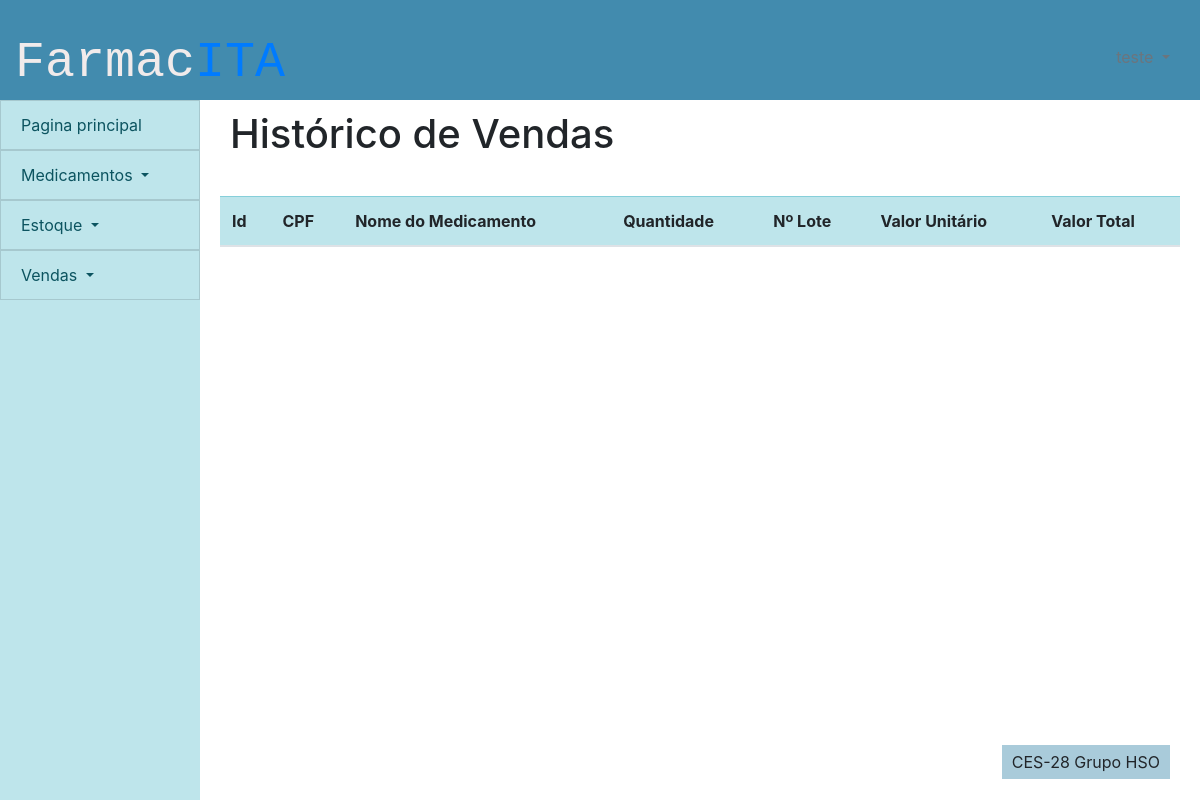
Page /financeiro/historico_vendas (signed in) on the earlier database version.
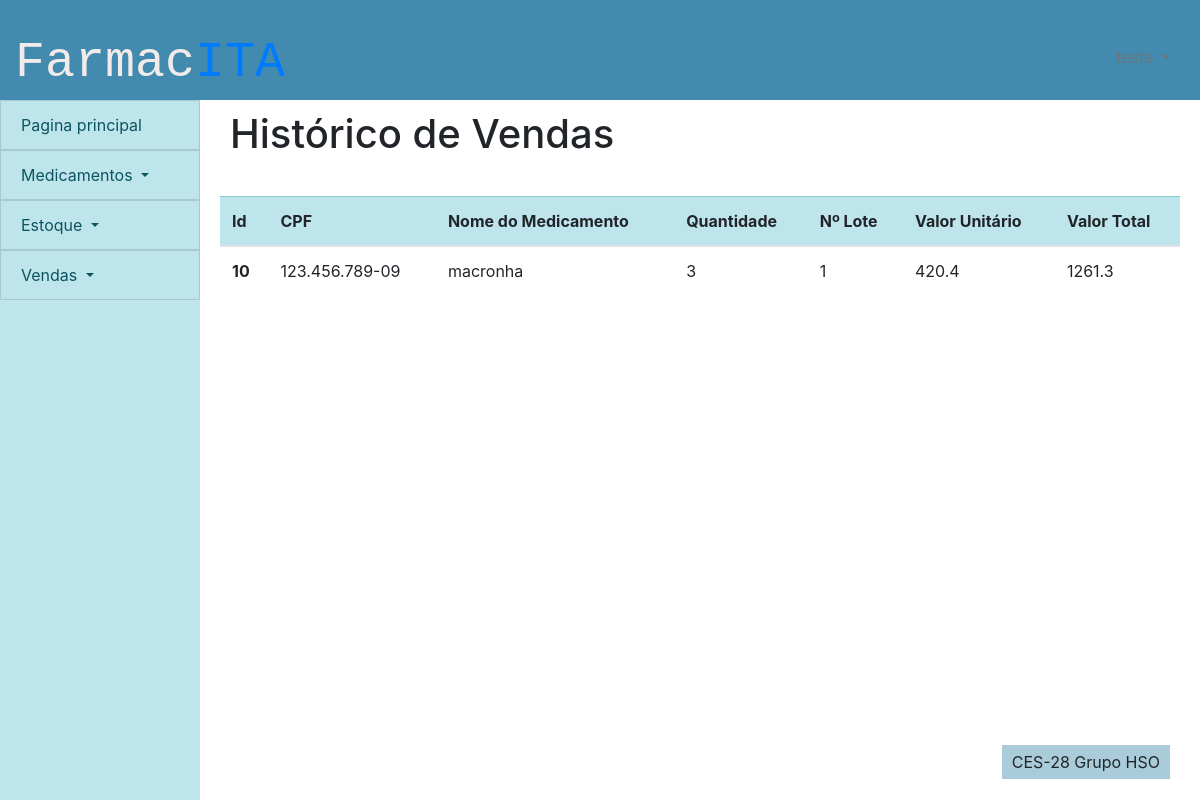
Same page on the later database version.
### financeiro/models.py (models this page shows)
class ordem_de_venda(models.Model):
    id_ordem_de_venda = models.AutoField(primary_key=True)
    id_cliente = models.ForeignKey(cliente,on_delete=models.PROTECT)
    id_lote_medicamento = models.ForeignKey(lote_medicamento,on_delete=models.PROTECT)
    quantidade = models.IntegerField(default = 0)
    desconto =  models.BooleanField(default=False)
    venda =  models.BooleanField(default=False)
    ativo = models.BooleanField(default=True)
    data_de_venda = models.DateField(auto_now=False,auto_now_add=False,null=True)
    percentual_desconto = models.DecimalField(max_digits=40,decimal_places=2,default=0)
    preco_desconto = models.DecimalField(max_digits=40,decimal_places=2,null=True)
    valor_total_venda = models.DecimalField(max_digits=40,decimal_places=2,null=True)

### pessoas/models.py (models this page shows)
class cliente(models.Model):
    id_cliente = models.AutoField(primary_key=True)
    nome_cliente = models.CharField(max_length=100)
    cpf = models.CharField(max_length=14)
    telefone = models.CharField(max_length=15)
    data_nascimento = models.DateField(default=datetime.now)
    ativo = models.BooleanField(default=True)
    class Meta:
        db_table = 'clientes'

### controle_estoque/models.py (models this page shows)
class lote_medicamento(models.Model):
    id_lote_medicamento = models.AutoField(primary_key=True)
    id_medicamento = models.ForeignKey(medicamento,on_delete=models.PROTECT)
    id_fornecedor = models.ForeignKey(fornecedor,on_delete=models.PROTECT)
    preco = models.DecimalField(max_digits=40,decimal_places=2)
    quantidade_de_caixas = models.CharField(max_length=100)
    quantidade_por_caixa = models.CharField(max_length=100)
    dosagem = models.CharField(max_length=100)
    data_de_validade = models.DateField(auto_now=False,auto_now_add=False,null=False)
    industria_farmaceutica = models.CharField(max_length=100)
    excluido = models.BooleanField(default=False)
    class Meta:
        db_table = 'lote_medicamento'

### cadastro_medicamentos/models.py (models this page shows)
class medicamento(models.Model):
    id_medicamento = models.AutoField(primary_key=True)
    nome_medicamento = models.CharField(max_length=100)
    classificacao = models.CharField(max_length=100, default='Sem tarja')
    principio_ativo = models.CharField(max_length=100)
    excluido = models.BooleanField(default=False)
    def __str__(self):
        return self.nome_medicamento

### financeiro/views.py (the view)
# urls.py: path('historico_vendas',views.historico_vendas, name = 'historico_vendas')
def historico_vendas(request):
    cargo = funcionario.objects.get(user=request.user).cargo
    lista = ordem_de_venda.objects.filter(venda=True)
    return render(request, 'financeiro/pagina_historico_de_vendas.html', {"lista":lista,'cargo':cargo})

### frontend/financeiro/pagina_historico_de_vendas.html (shortened to what this page needs)
{% extends 'template/padrao.html' %}
{%block titulo-conteudo %}
Histórico de Vendas
{% endblock %}
{% block content %}
{% load static %}
<div>
    <div class="tabela">
        <table class="table table-hover">
            <thead class="table-info">
                <tr>
                    <th scope="col">Id</th>
                    <th scope="col">CPF</th>
                    <th scope="col">Nome do Medicamento</th>
                    <th scope="col">Quantidade</th>
                    <th scope="col">Nº Lote</th>
                    <th scope="col">Valor Unitário</th>
                    <th scope="col">Valor Total</th>
                </tr>
            </thead>
            {% for i in lista %}
            <tbody>
                <tr class={{i.id}}>
                    <th scope="row">{{i.id_ordem_de_venda}}</th>
                    <td class = "CPF">{{i.id_cliente.cpf}}</td>
                    <td class = "Nome">{{i.id_lote_medicamento.id_medicamento}}</td>
                    <td class = "Quantidade">{{i.quantidade}}</td>
                    <td class = "Nº Lote">{{i.id_lote_medicamento.id_lote_medicamento}}</td>
                    <td class = "Valor Unitário">{{i.preco_desconto | floatformat }}</td>
                    <td class = "Valor Total">
                        {{i.valor_total_venda | floatformat}}</td>
                </tr>
            </tbody>
            {% endfor %}
        </table>
    </div>
</div>
{% endblock %}

### frontend/template/padrao.html (shortened to what this page needs)
{% load static %}
<!DOCTYPE html>
<html lang="en">
<head>
    <link href="{% static 'bootstrap-4.5.3-dist/css/bootstrap.css' %}" rel="stylesheet">
    <link href="{% static '_css/style.css' %}" rel="stylesheet">
</head>
<body>
    <div id="header">
        <div class="row">
            <div class="text-left titulo">
                <p class="logo">Farmac<span class="logo-span">ITA</span></p>
            </div>
        </div>
        <div class="usuario dropdown text-right">
            <a class="dropdown-toggle text-secondary" href="#" role="button" id="dropdownusuario" data-toggle="dropdown"
                aria-haspopup="true" aria-expanded="false">
            </a>
        </div>
    </div>
    <nav class="list-group-item-info" id="menu">
        <div class="dropdown">
            <a class="list-group-item list-group-item-action list-group-item-info dropdown-item"
            role="button" id="dropdownprincipal"  aria-expanded="false" href="/pessoas/pagina_principal" >
                 Pagina principal
            </a>
        </div>
        <div class="dropdown">
            <a class="list-group-item list-group-item-action list-group-item-info dropdown-toggle" href="#"
                role="button" id="dropdownmedicamentos" data-toggle="dropdown" aria-haspopup="true" aria-expanded="false">
                Medicamentos
            </a>
        </div>
        <div class="dropdown">
            <a class="list-group-item list-group-item-action list-group-item-info dropdown-toggle" href="#"
                role="button" id="dropdownestoque" data-toggle="dropdown" aria-haspopup="true" aria-expanded="false">
                Estoque
            </a>
        </div>
        <div class="dropdown">
            <a class="list-group-item list-group-item-action list-group-item-info dropdown-toggle" href="#"
                role="button" id="dropdownvendas" data-toggle="dropdown" aria-haspopup="true" aria-expanded="false">
                Vendas
            </a>
        </div>
    </nav>
    <div id="content">
        <div class="titulo_pagina">
            <h1 class="h1">
                {% block titulo-conteudo %}
                {% endblock %}
            </h1>
        </div>
        <div>
        {% block content %}
        {% endblock %}
        </div>
    </div>
    <div id="footer">
        <p class="rodape-texto align-text-bottom">CES-28 Grupo HSO</p>
    </div>
</body>
</html>

### static/_css/style.css (style rules this page uses)
:root { --bdazzled-blue: #3d5a80ff; --pale-cerulean: #98c1d9ff; --light-cyan: rgb(240, 254, 255); --burnt-sienna: #6BA368; --gunmetal: #515B3A; --header-height:100px; --menu-width:200px; --footer-height:100px; --form-width:400px; --table-width: 1000px; }
.logo { font-size: 50px; font-family: monospace; color: rgb(241, 235, 235); }
.logo-span { color: var(--primary); }
.tabela { width: var(--table-width); padding: 20px; margin: 0 auto; }
body { display: grid; grid-template-columns: var(--menu-width) 1fr; grid-template-rows: var(--header-height) 1fr var(--footer-height); grid-template-areas: " cabeca cabeca" " links conteudo" " links rodape" ; height: 100vh; }
.usuario { padding: 45px 30px; color: white; }
.titulo { padding: 25px 30px ; }
div#header { display:grid; grid-template-columns: 1fr 1fr; grid-area: cabeca; background-color: #428bae }
nav#menu { grid-area: links ; }
div#content { grid-area: conteudo; }
div#footer { padding-top: 45px ; text-align: center; grid-area: rodape; }
.rodape-texto { float:right; width: auto; margin-right: 30px; padding: 5px 10px ; background-color: #428cae73 }
.titulo_pagina { padding: 10px 30px; }

Differences in the rows shown:
now on this page (row edited): ordem_de_venda: id_ordem_de_venda "10", id_cliente.cpf "123.456.789-09", id_lote_medicamento.id_medicamento "macronha", quantidade "3", id_lote_medicamento.id_lote_medicamento "1", preco_desconto "420.4", valor_total_venda "1261.3"
